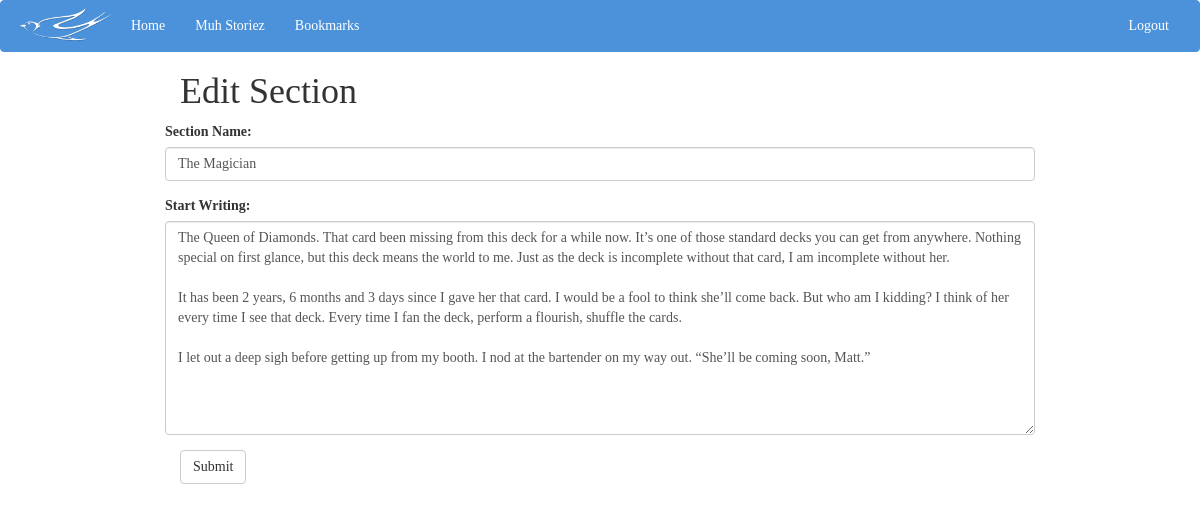
Page /edit_section/8/ (signed in) on the committed database.
### SwallowTales/models.py (models this page shows)
class StorySection(models.Model):
    previousSection = models.ForeignKey("self",null = True, blank=True, related_name="children")
    author = models.ForeignKey(User)
    story = models.ForeignKey(Story)
    secName = models.CharField(max_length = 100)
    text = models.TextField()

### SwallowTales/views.py (the view)
# urls.py: url(r'^edit_section/([0-9]+)/', views.edit_section, name='edit_section'),
def edit_section(request, sectionID):
    section = (StorySection.objects.filter(pk = sectionID))
    if not request.user.is_authenticated():
        return redirect('home')
    if request.method == "POST":
        sectionName = request.POST.get('secName')
        sectionText = request.POST.get('text')
        section.update(secName = sectionName, text = sectionText)
        return redirect('muh-stories')
    return render(request, 'edit_sec.html', {'secName': section[0].secName, 'text': section[0].text})

### SwallowTales/templates/edit_sec.html (shortened to what this page needs)
{% extends "base.html" %}
{% block content %}
<div id="muh_stories">
    <h1> Edit Section </h1>
    <form class="form-horizontal" role="form" method="post">
        <div class="form-group">
            <label>Section Name:</label>
            <input type="text" name="secName" class="form-control" id="secName" value="{{ secName }}">
        </div>
        <div class="form-group">
            <label>Start Writing:</label>
            <textarea type="text" name="text" class="form-control" id="text" rows="10">{{ text }}</textarea>
        </div>
        <button type="submit" class="btn btn-default">Submit</button>
    </form>
</div>
{% endblock content %}

### SwallowTales/static/css/myCSS1.css (style rules this page uses)
#muh_stories { margin: auto; width: 70%; }
* { font-family: Garamond; }

### rows in the picture
StorySection: secName "The Magician", text "The Queen of Diamonds. That card been missing from this deck for a while now. It’s one of those standard decks you can get from anywhere. Nothing special on first glance, but this deck means the world to me. Just as the deck is incomplete without that card, I am incomplete without her. It has been 2 years, 6 months and 3 days since I gave her that card. I would be a fool to think she’ll come back. But who am I kidding? I think of her every time I see that deck. Every time I fan the deck, perform a flourish, shuffle the cards. I let out a deep sigh before getting up from my booth. I nod at the bartender on my way out. “She’ll be coming soon, Matt.”"
